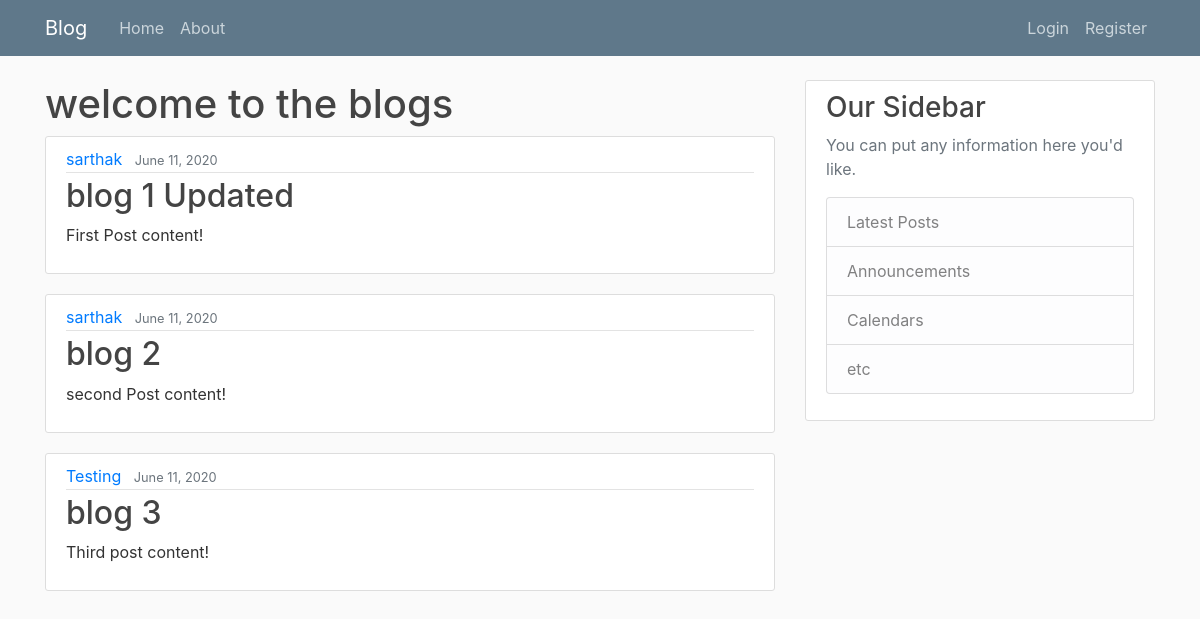
The page / on the database its author committed.
### blog/models.py (models this page shows, shortened)
class Post(models.Model):
    title = models.CharField(max_length=100)
    content = models.TextField()
    date_posted = models.DateTimeField(default=timezone.now)
    author = models.ForeignKey(User,on_delete=models.CASCADE)

### blog/views.py (the view)
# urls.py: path('', views.home, name="blog-home"),
def home(request):
    context ={
        'posts' : Post.objects.all()
    }
    return render(request,'blog/home.html', context)

### blog/templates/blog/home.html
{% extends "blog/base.html" %}
{% block content %}
    <h1>welcome to the blogs </h1>
    {% for post in posts %}
        <article class="media content-section">
            <div class="media-body">
            <div class="article-metadata">
                <a class="mr-2" href="#">{{ post.author }}</a>
                <small class="text-muted">{{ post.date_posted|date:"F d, Y" }}</small>
            </div>
            <h2><a class="article-title" href="#">{{ post.title }}</a></h2>
            <p class="article-content">{{ post.content }}</p>
            </div>
        </article>
    {% endfor %}
{% endblock %}

### blog/static/blog/main.css (style rules this page uses)
body { background: #fafafa; color: #333333; margin-top: 5rem; }
h1, h2, h3, h4, h5, h6 { color: #444444; }
.content-section { background: #ffffff; padding: 10px 20px; border: 1px solid #dddddd; border-radius: 3px; margin-bottom: 20px; }
.article-title { color: #444444; }
.article-content { white-space: pre-line; }
.article-metadata { padding-bottom: 1px; margin-bottom: 4px; border-bottom: 1px solid #e3e3e3 }

### rows shown on the page
Post: author "sarthak", date_posted "June 11, 2020", title "blog 1 Updated", content "First Post content!"
Post: author "sarthak", date_posted "June 11, 2020", title "blog 2", content "second Post content!"
Post: author "Testing", date_posted "June 11, 2020", title "blog 3", content "Third post content!"
